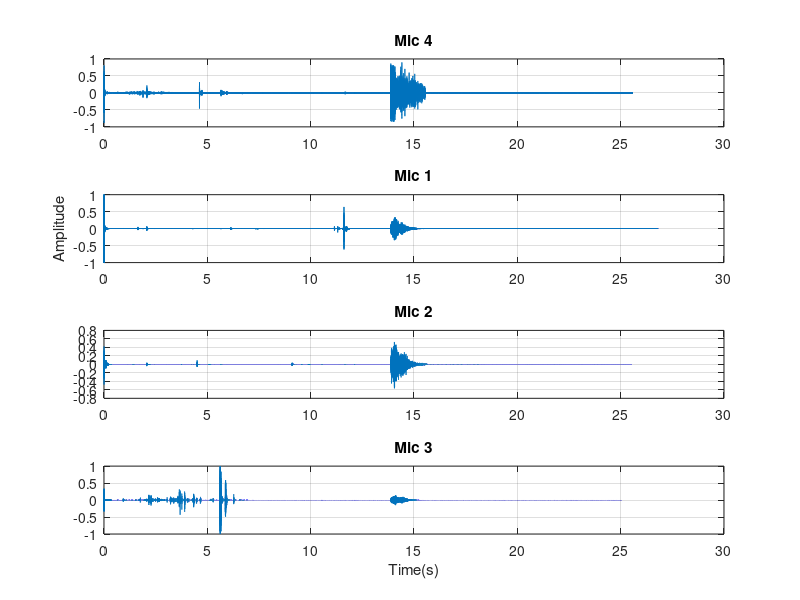

Reproduce this figure in MATLAB.
% recorder3 = audiorecorder(44100,16,1,1);
% 
% disp('Start Speaking.')
% recordblocking(recorder3, 30);
% disp('end recording');

% %play(recObj);
% 
% mic3 = getaudiodata(recorder3);

%load mic_3_test_1.mat
% load mic_3_test_2.mat
% load Mic2Test2.mat
% load Mic1Test2_1Khz.mat
% figure
% subplot(3,1,1)
% plot(mic1)
% subplot(3,1,2)
% plot(microphone2)
% subplot(3,1,3)
% plot(mic3)

%info = audiodevinfo; 

% mic_1 = mic1';
% new_mic1 = [zeros(1,87760),mic_1];
% figure
% subplot(3,1,1)
% plot(new_mic1'),grid
% subplot(3,1,2)
% plot(microphone2),grid
% mic_3 = mic3';
% new_mic3 = [zeros(1,80200),mic_3];
% subplot(3,1,3)
% plot(new_mic3),grid

%164340 - 164440
%252100 - 252200
%171900 - 172000
fs = 44100;
tsample = 1/fs;
load Mic1Test4.mat
load Mic2Test4.mat
load Mic3_test4.mat
load Mic4Test4.mat
% n = numel(mic1);
% n2 = length(mic1);
% m =(n-1)*tsample;
% t = 0 : tsample : (m);
% figure
% subplot(4,1,1)
% plot(t,mic4)
% subplot(4,1,2)
% plot(t,mic1)
% subplot(4,1,3)
% plot(t,microphone2)
% subplot(4,1,4)
% plot(t,mic3)
 
mic_4 = mic4';
mic_1 = mic1';
mic_2 = microphone2';

new_mic4 = [zeros(1,22300) , mic_4];
new_mic1 = [zeros(1,75900) , mic_1];
new_mic2 = [zeros(1,19700) , mic_2];

% figure
% subplot(4,1,1)
% plot(new_mic4')
% subplot(4,1,2)
% plot(new_mic1')
% subplot(4,1,3)
% plot(new_mic2')
% subplot(4,1,4)
% plot(mic3)
 
new_mic3 = mic3';
 
aligned_mic1 = new_mic1(217500:end);
aligned_mic2 = [new_mic2(217500:end),zeros(1,56200)];
aligned_mic3 = [new_mic3(217500:end),zeros(1,75900)];
aligned_mic4 = [new_mic4(217500:end),zeros(1,53600)];
 
n2 = numel(aligned_mic1);
m = (n2-1)*tsample;
t2 = 0:tsample:m;

figure
subplot(4,1,1)
plot(t2,aligned_mic4'),grid,title("Mic 4")
subplot(4,1,2)
plot(t2,aligned_mic1'),grid,title("Mic 1"),ylabel("Amplitude")
subplot(4,1,3)
plot(t2,aligned_mic2'),grid,title("Mic 2")
subplot(4,1,4)
plot(t2,aligned_mic3'),grid,xlabel("Time(s)"),title("Mic 3")

